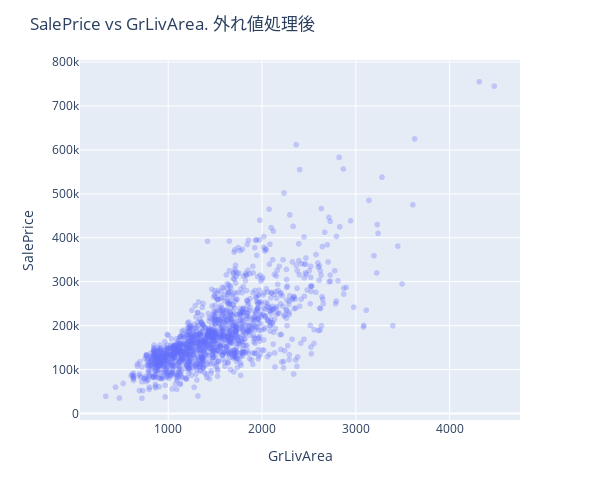

Source (notebook cell):
### Markdown cell above
# 2. 前処理

### Code cell
# 外れ値処理(訓練データ)
# 外れ値のインデックス番号は、plotlyで描いたグラフから得た
df_train_befdrop = df_train
df_train = df_train.drop(df_train.index[[523, 1298]])

fig = px.scatter(
    df_train, x="GrLivArea", y="SalePrice",
    opacity=0.3,
    hover_data=[df_train.index]
)

fig.update_layout(
    title_text="SalePrice vs GrLivArea. 外れ値処理後",
    showlegend=False,
    height=500,
    width=600
)

# グラフの表示
fig.show()

### Figure 1 — Plotly figure (JSON) as saved in the notebook; plotly's stock layout.template omitted (floating-point values rounded to 4 significant figures; data arrays with more than 128 entries replaced by an {"elided": "..."} marker saying what was removed)
{"data": [{"customdata": {"elided": "1458x1 int values"}, "hovertemplate": "GrLivArea=%{x}<br>SalePrice=%{y}<br>index=%{customdata[0]}<extra></extra>", "legendgroup": "", "marker": {"color": "#636efa", "opacity": 0.3, "symbol": "circle"}, "mode": "markers", "name": "", "showlegend": false, "type": "scattergl", "x": {"elided": "1458 int values"}, "xaxis": "x", "y": {"elided": "1458 int values"}, "yaxis": "y"}], "layout": {"height": 500, "legend": {"tracegroupgap": 0}, "margin": {"t": 60}, "showlegend": false, "title": {"text": "SalePrice vs GrLivArea. 外れ値処理後"}, "width": 600, "xaxis": {"anchor": "y", "domain": [0, 1], "title": {"text": "GrLivArea"}}, "yaxis": {"anchor": "x", "domain": [0, 1], "title": {"text": "SalePrice"}}}}
